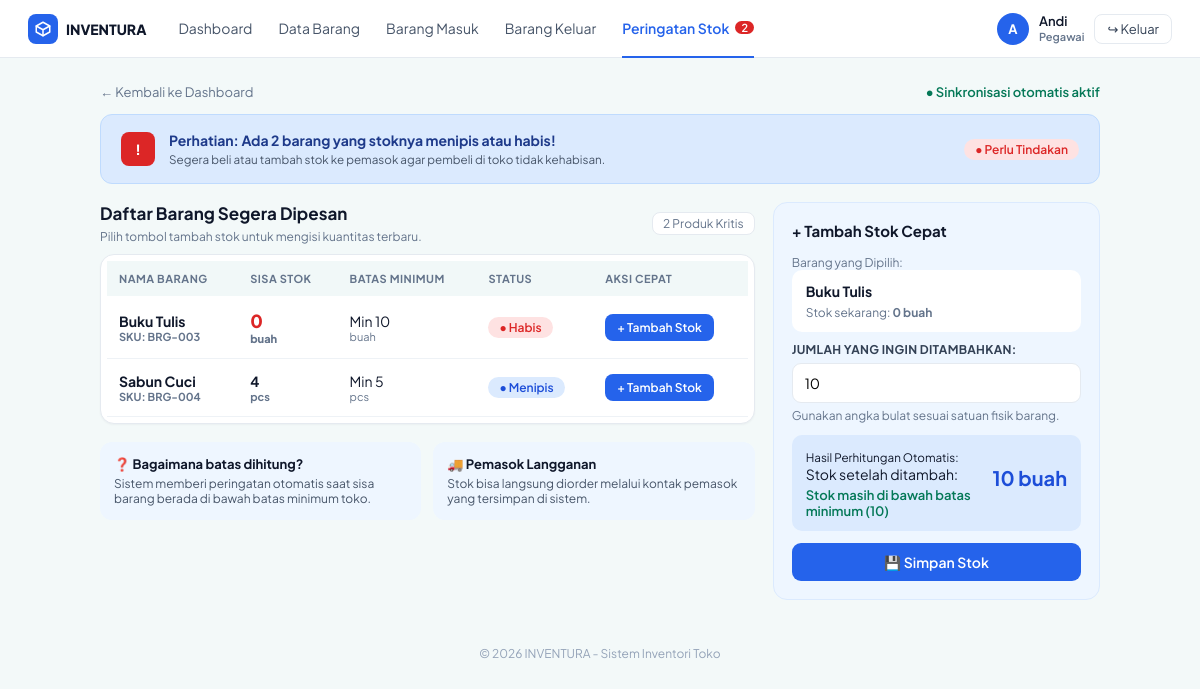
Page /peringatan.php (signed in) on the committed database.
### tables this page shows
CREATE TABLE barang (
  id_barang INT AUTO_INCREMENT PRIMARY KEY,
  id_kategori INT NOT NULL,
  nama_barang VARCHAR(100) NOT NULL,
  satuan VARCHAR(20) NOT NULL,
  stok INT NOT NULL,
  stok_minimum INT NOT NULL,
  FOREIGN KEY (id_kategori) REFERENCES kategori(id_kategori)
);

### peringatan.php (the view, shortened to what this page needs)
<?php
include "header.php";
$hasil = mysqli_query($koneksi, "SELECT * FROM barang WHERE stok <= stok_minimum ORDER BY stok ASC");
$n = mysqli_num_rows($hasil);
$daftar = array();
while ($b = mysqli_fetch_assoc($hasil)) { $daftar[] = $b; }
$dipilih = null;
if ($dipilih == null && $n > 0) { $dipilih = $daftar[0]; }
?>
<div class="baris-bawah" style="margin:0 0 14px">
  <a class="kembali" style="margin:0" href="index.php">&larr; Kembali ke Dashboard</a>
  <span class="centang">&#9679; Sinkronisasi otomatis aktif</span>
</div>
<?php if ($n > 0) { ?>
<div class="banner-biru">
  <div class="segitiga">!</div>
  <div><b>Perhatian: Ada <?= $n ?> barang yang stoknya menipis atau habis!</b>
    <small>Segera beli atau tambah stok ke pemasok agar pembeli di toko tidak kehabisan.</small></div>
  <span class="pill pill-merah">&#9679; Perlu Tindakan</span>
</div>
<?php } else { ?>
<div class="sukses">Semua stok barang masih aman.</div>
<?php } ?>
<div class="dua-kolom">
  <div>
    <div class="judul-tabel" style="margin-top:0">
      <div><h3>Daftar Barang Segera Dipesan</h3><div class="bantu">Pilih tombol tambah stok untuk mengisi kuantitas terbaru.</div></div>
      <span><?= $n ?> Produk Kritis</span>
    </div>
    <div class="kartu" style="padding:6px">
      <table>
        <tr><th>Nama Barang</th><th>Sisa Stok</th><th>Batas Minimum</th><th>Status</th><th>Aksi Cepat</th></tr>
        <?php foreach ($daftar as $b) { $s = status_stok($b['stok'], $b['stok_minimum']); ?>
        <tr>
          <td class="tebal"><?= htmlspecialchars($b['nama_barang']) ?><small>SKU: <?= kode_barang($b['id_barang']) ?></small></td>
          <td class="<?= $b['stok'] == 0 ? 'merah-teks' : 'tebal' ?>"><?= $b['stok'] ?><small><?= $b['satuan'] ?></small></td>
          <td>Min <?= $b['stok_minimum'] ?><small><?= $b['satuan'] ?></small></td>
          <td><span class="pill <?= $b['stok'] == 0 ? 'pill-merah' : 'pill-biru' ?>">&#9679; <?= $b['stok'] == 0 ? 'Habis' : 'Menipis' ?></span></td>
          <td><a class="btn btn-kecil" href="peringatan.php?id_barang=<?= $b['id_barang'] ?>">+ Tambah Stok</a></td>
        </tr>
        <?php } ?>
      </table>
    </div>
    <div class="bantuan">
      <div><b>&#10067; Bagaimana batas dihitung?</b>Sistem memberi peringatan otomatis saat sisa barang berada di bawah batas minimum toko.</div>
      <div><b>&#128666; Pemasok Langganan</b>Stok bisa langsung diorder melalui kontak pemasok yang tersimpan di sistem.</div>
    </div>
  </div>
  <?php if ($dipilih != null) { ?>
  <div class="panel">
    <h3>+ Tambah Stok Cepat</h3>
    <small class="bantu">Barang yang Dipilih:</small>
    <div class="terpilih"><b><?= htmlspecialchars($dipilih['nama_barang']) ?></b>
      <div class="bantu">Stok sekarang: <b><?= $dipilih['stok'] ?> <?= $dipilih['satuan'] ?></b></div></div>
    <form method="post" action="transaksi.php?jenis=Masuk">
      <label style="margin-top:6px">Jumlah yang Ingin Ditambahkan:</label>
      <input type="number" id="tambah" name="jumlah" min="1" value="10" oninput="hitung()">
      <div class="bantu">Gunakan angka bulat sesuai satuan fisik barang.</div>
      <div class="hasil-hitung">
        <small>Hasil Perhitungan Otomatis:</small><br>
        Stok setelah ditambah: <b id="hasil"></b>
        <div class="centang" id="catatan-hasil" style="margin-top:4px"></div>
      </div>
      <button class="btn btn-penuh" type="submit" name="simpan">&#128190; Simpan Stok</button>
    </form>
  </div>
  <?php } ?>
</div>
<?php include "footer.php"; ?>

### style.css (style rules this page uses)
:root { --biru:#2563eb; --biru-tua:#1e40af; --hijau:#047857; --bg:#f3f9f9; --garis:#e5eaf0; --teks:#0f172a; --abu:#64748b; }
* { box-sizing: border-box; }
body { font-family: 'Plus Jakarta Sans', Arial, sans-serif; background: var(--bg); margin: 0; color: var(--teks); font-size: 14px; }
a { color: var(--biru); text-decoration: none; }
.kembali { color:var(--abu); font-size:13px; display:inline-block; margin-bottom:12px; }
.kartu { background:#fff; border:1px solid var(--garis); border-radius:14px; padding:20px; margin-bottom:18px; box-shadow:0 1px 2px rgba(15,23,42,.04); }
.banner-biru { background:#dbeafe; border:1px solid #bfdbfe; border-radius:12px; padding:16px 20px; margin-bottom:18px; display:flex; align-items:center; gap:14px; }
.banner-biru .segitiga { background:#dc2626; color:#fff; width:34px; height:34px; border-radius:8px; display:flex; align-items:center; justify-content:center; font-weight:800; }
.banner-biru b { color:#1e3a8a; display:block; }
.banner-biru small { color:#475569; }
.banner-biru .pill-merah { margin-left:auto; }
table { width:100%; border-collapse:collapse; }
th { text-align:left; font-size:11px; color:var(--abu); letter-spacing:.5px; text-transform:uppercase; padding:11px 12px; background:#f1f8f8; }
td { padding:13px 12px; border-bottom:1px solid #eef2f6; }
td small { display:block; color:var(--abu); font-size:11px; }
.tebal { font-weight:700; }
.merah-teks { color:#dc2626; font-weight:800; font-size:18px; }
.pill { display:inline-block; padding:3px 11px; border-radius:20px; font-size:12px; font-weight:600; }
.habis, .pill-merah { background:#fee2e2; color:#dc2626; }
.pill-biru { background:#dbeafe; color:#1d4ed8; }
.btn { display:inline-block; background:var(--biru); color:#fff; border:none; padding:10px 18px; border-radius:9px; font-weight:600; font-size:14px; cursor:pointer; font-family:inherit; }
.btn-kecil { padding:6px 12px; font-size:12px; border-radius:8px; }
.btn-penuh { width:100%; }
label { display:block; font-weight:700; font-size:12px; letter-spacing:.3px; margin:14px 0 6px; text-transform:uppercase; color:#334155; }
input[type=text], input[type=password], input[type=number], input[type=date], select { width:100%; padding:10px 12px; border:1px solid var(--garis); border-radius:9px; font-size:14px; font-family:inherit; background:#fff; }
.bantu { color:var(--abu); font-size:12px; margin-top:5px; }
.centang { color:#047857; font-size:13px; font-weight:600; }
.baris-bawah { display:flex; align-items:center; justify-content:space-between; margin-top:16px; }
.judul-tabel { display:flex; align-items:center; justify-content:space-between; margin:26px 0 10px; }
.judul-tabel h3 { margin:0; font-size:17px; }
.judul-tabel span { color:var(--abu); font-size:12px; background:#fff; border:1px solid var(--garis); padding:3px 10px; border-radius:8px; }
.dua-kolom { display:grid; grid-template-columns:2fr 1fr; gap:18px; align-items:start; }
.panel { background:#eef6ff; border:1px solid #dbeafe; border-radius:14px; padding:18px; }
.panel h3 { margin:0 0 12px; font-size:15px; }
.terpilih { background:#fff; border-radius:10px; padding:12px 14px; margin-bottom:10px; }
.hasil-hitung { background:#dbeafe; border-radius:10px; padding:12px 14px; margin:12px 0; }
.hasil-hitung b { float:right; font-size:20px; color:#1d4ed8; }
.bantuan { display:grid; grid-template-columns:1fr 1fr; gap:12px; margin-top:16px; }
.bantuan div { background:#eef6ff; border-radius:12px; padding:14px; font-size:12px; color:#475569; }
.bantuan b { display:block; color:var(--teks); font-size:13px; margin-bottom:4px; }

### rows in the picture
barang: nama_barang "Buku Tulis", id_barang "BRG-003", stok "0", satuan "buah", stok_minimum "10", shows "Habis"
barang: nama_barang "Sabun Cuci", id_barang "BRG-004", stok "4", satuan "pcs", stok_minimum "5", shows "Menipis"

### other values in the picture
$jumlah_peringatan "2"
substr($_SESSION['nama_pegawai'], 0, 1) "A"
$_SESSION['nama_pegawai'] "Andi"
$n "2"
